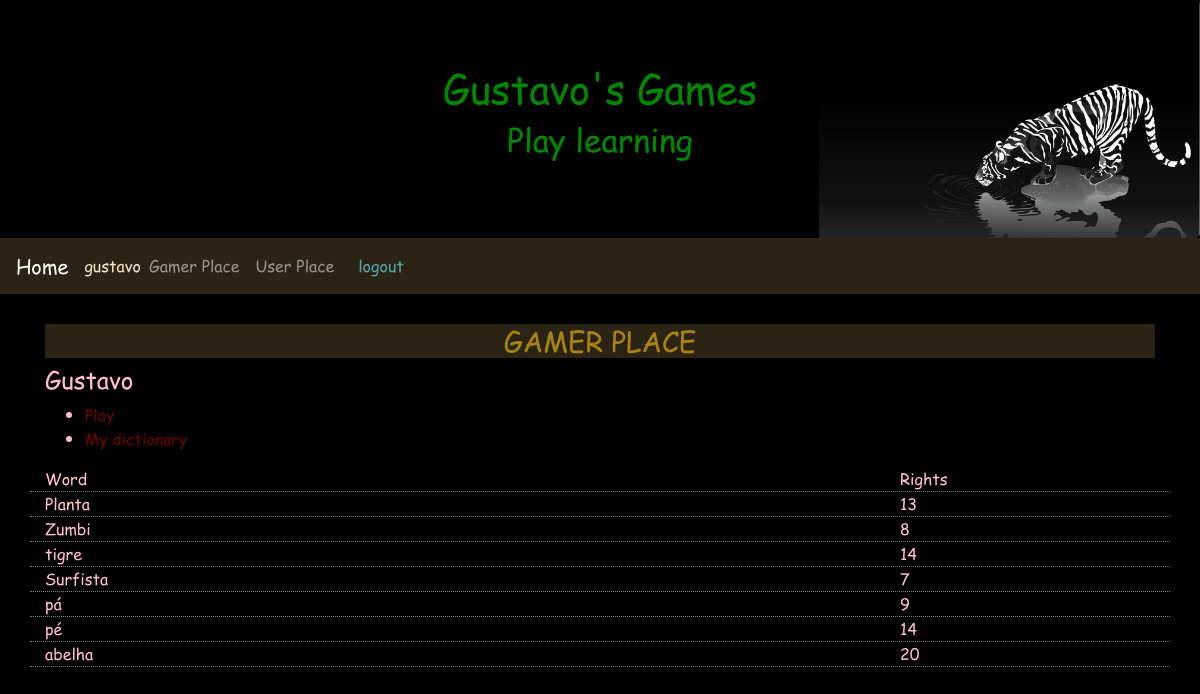
Screenshot of /gamerplace/5 (signed in) with the database file from the repository.
### gameplace/models.py (models this page shows, shortened)
class Gamer(models.Model):
    user          = models.ForeignKey(settings.AUTH_USER_MODEL, verbose_name='User', on_delete=models.CASCADE)
    master        = models.ForeignKey(Master, verbose_name='Master', on_delete=models.CASCADE)
    nickname      = models.CharField('Nick', max_length=200)
    avatar        = models.ImageField('Avatar', upload_to='images/', max_length=500, null=True, blank=True)
    othersMasters = models.ManyToManyField(Master, through='GamerMaster', related_name='otherMasters')
    created = models.DateTimeField('Created', auto_now_add=True)
    modified = models.DateTimeField('Modified', auto_now=True)
    class Meta:
        verbose_name        = 'Gamer'
        verbose_name_plural = 'Gamers'
    def getRights(self):
        return self.right_set.filter(user=self.user)
    def get_avatar_url(self):
        try:
            return self.avatar.url
        except ApiError as e:
            traceback.print_exc()
            return None

### words/models.py (models this page shows, shortened)
class Right(models.Model):
    user   = models.ForeignKey(settings.AUTH_USER_MODEL, verbose_name='User', on_delete=models.CASCADE)
    gamer  = models.ForeignKey(Gamer, verbose_name='Gamer', on_delete=models.CASCADE)
    word   = models.ForeignKey(Word, verbose_name='Word', on_delete=models.CASCADE)
    number = models.IntegerField('Rights', default=0)
    created = models.DateTimeField('Created', auto_now_add=True)
    modified = models.DateTimeField('Modified', auto_now=True)
    class Meta:
        verbose_name        = 'Right'
        verbose_name_plural = 'Rights'
        unique_together = [['user', 'gamer', 'word']]

class Word(models.Model):
    gamer  = models.ForeignKey(Gamer, verbose_name='Gamer', on_delete=models.CASCADE, null=True, blank=True)
    word   = models.CharField('Word', max_length=200)
    image  = models.ImageField('Image', upload_to='images/', max_length=500, null=True, blank=True)
    created = models.DateTimeField('Created', auto_now_add=True)
    modified = models.DateTimeField('Modified', auto_now=True)
    class Meta:
        verbose_name        = 'Word'
        verbose_name_plural = 'Words'
    def __str__(self):
        return self.word

### gamerplace/views.py (the view)
# urls.py: path('', TemplateView.as_view(template_name='access/index.html'), name='index'),
class index(LoginRequiredMixin, DetailView):
    template_name = 'gamerplace/index.html'
    model = Gamer
    def get_object(self):
        return get_object_or_404(Gamer, user=self.request.user, pk=self.kwargs['pk'])

### gamerplace/templates/gamerplace/index.html (shortened to what this page needs)
{% extends 'base.html' %}
{% load widget_tweaks %}
{% block content %}
<header>
  <h3>GAMER PLACE</h3>
</header>
<article class="">
  <h4>{{object.nickname}}</h4>
  <ul>
    <li><a href="{% url 'gameplace:dragletter' object.pk %}">Play</a></li>
    <li><a href="{% url 'gamerplace:mydictionary' object.pk %}">My dictionary</a></li>
  </ul>
</article>
<aside class="">
  <div class="row line">
    <div class="col-9">
      Word
    </div>
    <div class="col-3">
      Rights
    </div>
  </div>
  {% for right in object.getRights %}
    <div class="row line">
      <div class="col-9">
        {{right.word}}
      </div>
      <div class="col-3">
        {{right.number}}
      </div>
    </div>
  {% endfor %}
</aside>
{% endblock %}

### base/templates/base.html (shortened to what this page needs)
{% load static %}
<!DOCTYPE html>
<html lang="pt-br">
<head>
<link rel="stylesheet" href="https://maxcdn.bootstrapcdn.com/bootstrap/4.1.0/css/bootstrap.min.css">
 <link rel="stylesheet" href="{% static 'style/style.css' %}" />
</head>
<body>
<div class="jumbotron text-center" style="margin-bottom:0">
 <h1>Gustavo's Games</h1>
 <h2>Play learning</h2>
</div>
<nav class="navbar navbar-expand-sm navbar-dark">
 <a class="navbar-brand" href="{% url 'indexredirect' %}">Home</a>
 <div class="collapse navbar-collapse" id="collapsibleNavbar">
   <div class="nav-item">
      {% if user.is_authenticated %}
        <span class="nav-brand glyphicon glyphicon-log-in">{{user}}</span>
    </div>
    <div class="">
      <ul class="navbar-nav">
        {% if user.gamer_set.all.0 %}
          <li class="nav-item">
            <a class="nav-link" href="{% url 'indexredirect' %}">Gamer Place</a>
          </li>
        {% endif %}
        <li class="nav-item">
          <a class="nav-link" href="{% url 'access:index' %}">User Place</a>
        </li>
      </ul>
    </div>
    <div class="nav-item">
        <a id="logout" class="nav-link" href=" {% url 'access:logout' %} ">logout</a>
      {% else %}
        <a id="login" class="nav-link" href="{% url 'access:login' %}">login</a>
    </div>
    <div class="nav-item">
        <a id="novousuario" class="nav-link" href="{% url 'access:newuser' %}">New user</a>
      {% endif %}
    </div>
 </div>
</nav>
<div class="container margin-top" style="margin-top:30px">
{% block content %}
{% endblock %}
</div>
</body>
</html>

### base/static/style/style.css (style rules this page uses)
body { background-color: black; color: pink; font-family: comic; }
body a { color: #690500; }
.jumbotron { background-image: url('../images/background.jpg'); background-repeat: no-repeat; background-size: contain; background-position: right; background-color: black; color: #008800; text-shadow: 2px 2px 1px #000000, -2px -2px 1px #000000; }
nav { background-color: #2b2414; color: #f0e3c6; }
nav a { color: #56a3a6; }
header { background-color: #2b2414; color: #a78314; }
header h1, h2, h3 { text-align: center; }
.line { border-bottom-width: 1px; border-bottom-style: dotted; border-bottom-color: gray; }

### rows the page displays
Gamer: nickname "Gustavo"
Right: word "Planta", number "13"
Right: word "Zumbi", number "8"
Right: word "tigre", number "14"
Right: word "Surfista", number "7"
Right: word "pá", number "9"
Right: word "pé", number "14"
Right: word "abelha", number "20"

### other values shown
{{ user }} "gustavo"
